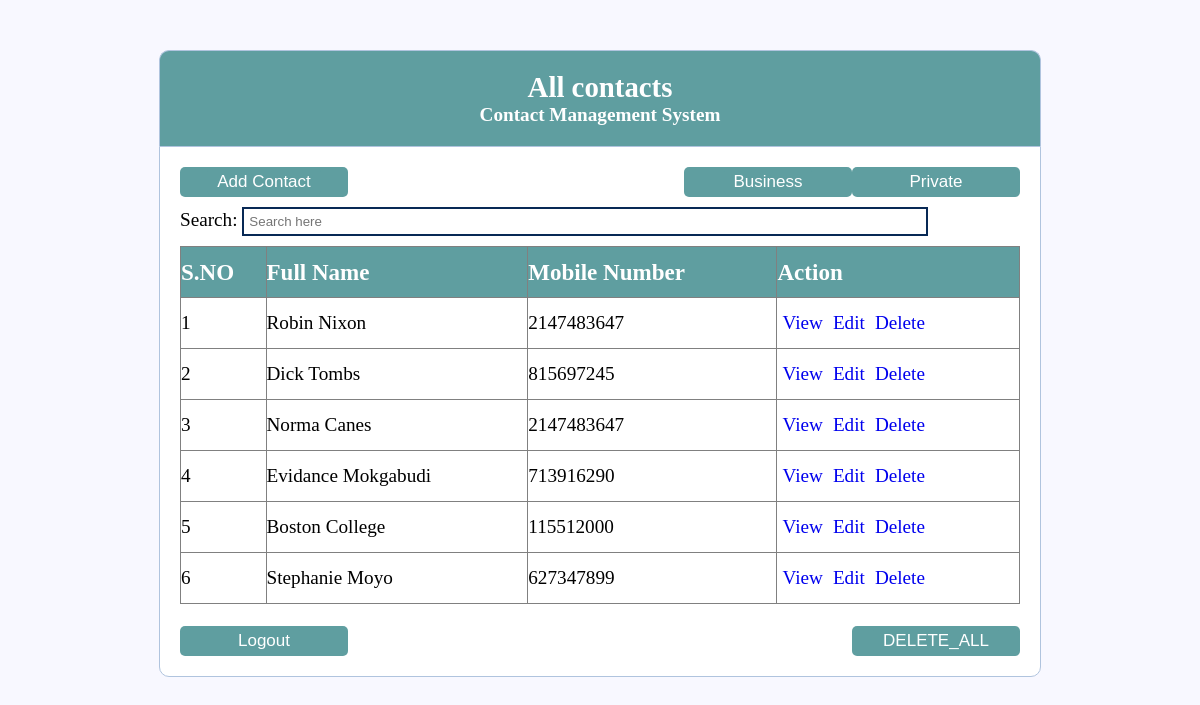
Page /allcontacts.php on the committed database.
### tables this page shows
CREATE TABLE `contacts` (
  `id` int(11) NOT NULL,
  `fullname` varchar(100) NOT NULL,
  `profession` varchar(85) NOT NULL,
  `email` varchar(85) NOT NULL,
  `phoneNo` int(13) NOT NULL,
  `city` varchar(85) NOT NULL,
  `address` varchar(150) NOT NULL,
  `category` varchar(8) NOT NULL
);

### allcontacts.php (the view, shortened to what this page needs)
<!DOCTYPE html>
<html>
    <head>
        <link rel="stylesheet" type="text/css" href="style.css">
    </head>
    <body>
        <div class="header"> <h2>All contacts</h2> <h4>Contact Management System</h4> </div>
          <form>
    <table id="myTable" border="1" class="center">
    <button><a href="create.php" name title="Add contacts" data-toggle="tooltip" id="btn-add" class="btn btn-add">Add Contact</a></button>
    <button style="float: right;"><a href="privatecontacts.php" name title="Private Contacts" data-toggle="tooltip" id="btn-add" class="btn btn-add">Private</a></button>
    <button style="float: right;"><a href="businesscontacts.php" name title="Business Contacts" data-toggle="tooltip" id="btn-add" class="btn btn-add">Business</a></button><br>
    <label >Search:    </label><input id="myInput" class="search" name="search" style="float: center;" type="text" placeholder="Search here"><br>
<?php
require_once 'functions.php';
    $sql = "SELECT * FROM contacts";
    if($result = mysqli_query($connection, $sql)){
        if(mysqli_num_rows($result) > 0){
            echo "<thead>";
              echo  "<tr>";
                   echo "<th>S.NO</th>";
                   echo "<th>Full Name</th>";
                   echo "<th>Mobile Number</th>";
                   echo "<th>Action</th>";
                echo"</tr>";
           echo "</thead>";
                $counter = 1;
                while($row = mysqli_fetch_array($result)){
                echo "<tbody>";
                    echo "<tr>";
                    echo "<td>" . $counter . "</td>";
                    echo "<td>" . htmlspecialchars($row['1']) . "</td>";
                    echo "<td>" . htmlspecialchars($row['4']) . "</td>";
                    echo "<td>";
                        echo "<a data-role='button' data-inline='true' style='text-decoration: none' title='View Patient' href='read.php?id=". $row['0'] ."'>View</a>";
                        echo "<a data-role='button' data-inline='true' style='text-decoration: none' title='Update Patient' href='update.php?id=". $row['0'] ."'>Edit</a>";
                        echo "<a data-role='button' data-inline='true' style='text-decoration: none' title='Delete Patient' href='delete.php?id=". $row['0'] ."'>Delete</a>";
                    echo "</td>";
                    echo "</tr>";
                    $counter++;
                }
                echo "</tbody>";
            echo "</table><br>";
        } else{
            echo '<div class="next">';
            echo "<p class='lead'><em>No records were found.</em></p>";
            echo '</div>';
        }
    } else{
        echo "ERROR: Could not able to execute $sql. " . mysqli_error($connection);
    }
?>
        <button><a href="logout.php" id="logout" title="Log Out" class="btn btn-add">Logout</a></button>
        <button style="float: right;"><a href="deleteall.php" name title="Delete all" data-toggle="tooltip" id="btn-add" class="btn btn-add">DELETE_ALL</a></button>
</form>
    </body>
</html>

### style.css (style rules this page uses)
* { margin: 0px; padding: 0px; }
body { font-size: 120%; background: #F8F8FF; }
.header { width: 70%; margin: 50px auto 0px; color: white; background: #5F9EA0; text-align: center; border: 1px solid #B0C4DE; border-bottom: none; border-radius: 10px 10px 0px 0px; padding: 20px; }
form { width: 70%; margin: 0px auto; padding: 20px; border: 1px solid #B0C4DE; background: white; border-radius: 0px 0px 10px 10px; }
.btn { margin: 5px; height: 40px; width: 94%; padding: 5px 10px; font-size: 17px; color: white; background: #5F9EA0; border: none; border-radius: 5px; }
button { height: 30px; width: 20%; padding: 1px 10px; font-size: 15px; color: white; background: #5F9EA0; border: none; border-radius: 5px; }
table { align-items: center; border-collapse: collapse; width: 100%; margin: 0px auto; padding: 0px; }
th { color:rgb(255, 255, 255); background: #5F9EA0; width:0px auto; height: 50px; text-align:left; font-size: larger; }
td { height: 50px; text-align:left; }
a { margin: 0px auto; padding: 5px; text-decoration: none; }
.search { width: 80%; margin: 10px auto; padding: 5px; border: 2px solid #082955; position: sticky; }

### rows in the picture
contacts: fullname "Robin Nixon", phoneNo "2147483647"
contacts: fullname "Dick Tombs", phoneNo "815697245"
contacts: fullname "Norma Canes", phoneNo "2147483647"
contacts: fullname "Evidance Mokgabudi", phoneNo "713916290"
contacts: fullname "Boston College", phoneNo "115512000"
contacts: fullname "Stephanie Moyo", phoneNo "627347899"
